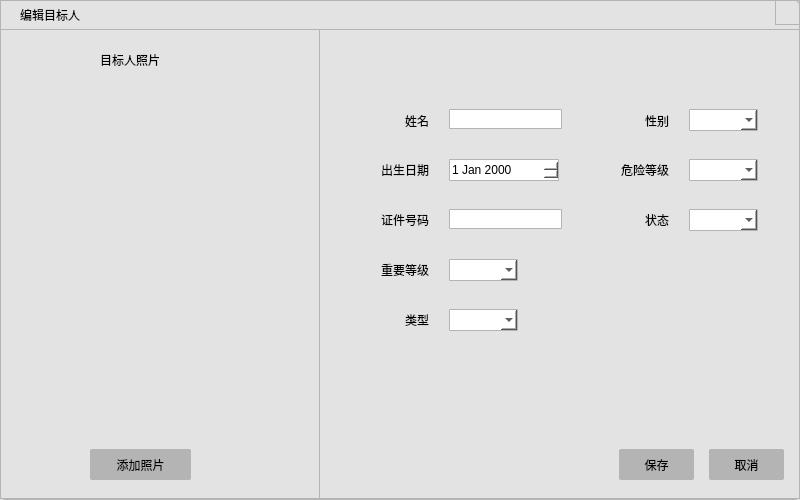
<?xml version="1.0" encoding="UTF-8"?>
<ui version="4.0">
 <class>EditTargetPerson</class>
 <widget class="QWidget" name="EditTargetPerson">
  <property name="geometry">
   <rect>
    <x>0</x>
    <y>0</y>
    <width>800</width>
    <height>500</height>
   </rect>
  </property>
  <property name="windowTitle">
   <string>Form</string>
  </property>
  <property name="styleSheet">
   <string notr="true">background-color: rgb(227, 227, 227);
border:1px solid rgb(180,180,180);
border-radius:5px</string>
  </property>
  <widget class="QWidget" name="widget" native="true">
   <property name="geometry">
    <rect>
     <x>0</x>
     <y>0</y>
     <width>800</width>
     <height>30</height>
    </rect>
   </property>
   <property name="minimumSize">
    <size>
     <width>0</width>
     <height>30</height>
    </size>
   </property>
   <property name="maximumSize">
    <size>
     <width>16777215</width>
     <height>30</height>
    </size>
   </property>
   <property name="styleSheet">
    <string notr="true">border-radius:0px;</string>
   </property>
   <widget class="QLabel" name="label">
    <property name="geometry">
     <rect>
      <x>20</x>
      <y>1</y>
      <width>80</width>
      <height>28</height>
     </rect>
    </property>
    <property name="minimumSize">
     <size>
      <width>0</width>
      <height>28</height>
     </size>
    </property>
    <property name="maximumSize">
     <size>
      <width>16777215</width>
      <height>28</height>
     </size>
    </property>
    <property name="styleSheet">
     <string notr="true">font: 11pt &quot;黑体&quot;;
border:none</string>
    </property>
    <property name="text">
     <string>编辑目标人</string>
    </property>
   </widget>
   <widget class="QPushButton" name="m_btnClose">
    <property name="geometry">
     <rect>
      <x>775</x>
      <y>0</y>
      <width>25</width>
      <height>25</height>
     </rect>
    </property>
    <property name="minimumSize">
     <size>
      <width>25</width>
      <height>25</height>
     </size>
    </property>
    <property name="maximumSize">
     <size>
      <width>25</width>
      <height>25</height>
     </size>
    </property>
    <property name="styleSheet">
     <string notr="true">border-top-right-radius:5px;
border-top-left-radius:0px;
border-bottom-right-radius:0px;
border-bottom-left-radius:px;</string>
    </property>
    <property name="text">
     <string/>
    </property>
   </widget>
  </widget>
  <widget class="QWidget" name="widget_2" native="true">
   <property name="geometry">
    <rect>
     <x>0</x>
     <y>29</y>
     <width>800</width>
     <height>470</height>
    </rect>
   </property>
   <property name="styleSheet">
    <string notr="true">border-radius:0px</string>
   </property>
   <widget class="QWidget" name="widget_3" native="true">
    <property name="geometry">
     <rect>
      <x>0</x>
      <y>0</y>
      <width>320</width>
      <height>470</height>
     </rect>
    </property>
    <widget class="QLabel" name="label_2">
     <property name="geometry">
      <rect>
       <x>100</x>
       <y>20</y>
       <width>111</width>
       <height>21</height>
      </rect>
     </property>
     <property name="styleSheet">
      <string notr="true">font: 14pt &quot;黑体&quot;;
border:none</string>
     </property>
     <property name="text">
      <string>目标人照片</string>
     </property>
    </widget>
    <widget class="QTableWidget" name="m_table">
     <property name="geometry">
      <rect>
       <x>1</x>
       <y>61</y>
       <width>318</width>
       <height>331</height>
      </rect>
     </property>
     <property name="styleSheet">
      <string notr="true">border:none</string>
     </property>
    </widget>
    <widget class="QPushButton" name="m_btnAddImage">
     <property name="geometry">
      <rect>
       <x>90</x>
       <y>420</y>
       <width>101</width>
       <height>31</height>
      </rect>
     </property>
     <property name="sizePolicy">
      <sizepolicy hsizetype="Fixed" vsizetype="Fixed">
       <horstretch>0</horstretch>
       <verstretch>0</verstretch>
      </sizepolicy>
     </property>
     <property name="styleSheet">
      <string notr="true">font: 14pt &quot;黑体&quot;;
border: none;
border-radius: 2px;
background-color:rgb(180,180,180)</string>
     </property>
     <property name="text">
      <string>添加照片</string>
     </property>
    </widget>
   </widget>
   <widget class="QWidget" name="widget_4" native="true">
    <property name="geometry">
     <rect>
      <x>319</x>
      <y>0</y>
      <width>481</width>
      <height>470</height>
     </rect>
    </property>
    <widget class="QLabel" name="label_3">
     <property name="geometry">
      <rect>
       <x>50</x>
       <y>81</y>
       <width>60</width>
       <height>21</height>
      </rect>
     </property>
     <property name="styleSheet">
      <string notr="true">border:none;
font: 11pt &quot;黑体&quot;;</string>
     </property>
     <property name="text">
      <string>姓名</string>
     </property>
     <property name="alignment">
      <set>Qt::AlignRight|Qt::AlignTrailing|Qt::AlignVCenter</set>
     </property>
    </widget>
    <widget class="QLabel" name="label_4">
     <property name="geometry">
      <rect>
       <x>39</x>
       <y>130</y>
       <width>71</width>
       <height>21</height>
      </rect>
     </property>
     <property name="styleSheet">
      <string notr="true">border:none;
font: 11pt &quot;黑体&quot;;</string>
     </property>
     <property name="text">
      <string>出生日期</string>
     </property>
     <property name="alignment">
      <set>Qt::AlignRight|Qt::AlignTrailing|Qt::AlignVCenter</set>
     </property>
    </widget>
    <widget class="QLabel" name="label_5">
     <property name="geometry">
      <rect>
       <x>29</x>
       <y>180</y>
       <width>81</width>
       <height>21</height>
      </rect>
     </property>
     <property name="styleSheet">
      <string notr="true">border:none;
font: 11pt &quot;黑体&quot;;</string>
     </property>
     <property name="text">
      <string>证件号码</string>
     </property>
     <property name="alignment">
      <set>Qt::AlignRight|Qt::AlignTrailing|Qt::AlignVCenter</set>
     </property>
    </widget>
    <widget class="QLabel" name="label_6">
     <property name="geometry">
      <rect>
       <x>39</x>
       <y>230</y>
       <width>71</width>
       <height>21</height>
      </rect>
     </property>
     <property name="styleSheet">
      <string notr="true">border:none;
font: 11pt &quot;黑体&quot;;</string>
     </property>
     <property name="text">
      <string>重要等级</string>
     </property>
     <property name="alignment">
      <set>Qt::AlignRight|Qt::AlignTrailing|Qt::AlignVCenter</set>
     </property>
    </widget>
    <widget class="QLabel" name="label_7">
     <property name="geometry">
      <rect>
       <x>50</x>
       <y>280</y>
       <width>60</width>
       <height>21</height>
      </rect>
     </property>
     <property name="styleSheet">
      <string notr="true">border:none;
font: 11pt &quot;黑体&quot;;</string>
     </property>
     <property name="text">
      <string>类型</string>
     </property>
     <property name="alignment">
      <set>Qt::AlignRight|Qt::AlignTrailing|Qt::AlignVCenter</set>
     </property>
    </widget>
    <widget class="QLineEdit" name="lineEdit">
     <property name="geometry">
      <rect>
       <x>130</x>
       <y>80</y>
       <width>113</width>
       <height>20</height>
      </rect>
     </property>
     <property name="styleSheet">
      <string notr="true">border-radius:1px;
background-color: rgb(255, 255, 255);</string>
     </property>
    </widget>
    <widget class="QDateEdit" name="dateEdit">
     <property name="geometry">
      <rect>
       <x>130</x>
       <y>130</y>
       <width>110</width>
       <height>22</height>
      </rect>
     </property>
     <property name="styleSheet">
      <string notr="true">border-radius:1px;
background-color: rgb(255, 255, 255);</string>
     </property>
    </widget>
    <widget class="QLineEdit" name="lineEdit_2">
     <property name="geometry">
      <rect>
       <x>130</x>
       <y>180</y>
       <width>113</width>
       <height>20</height>
      </rect>
     </property>
     <property name="styleSheet">
      <string notr="true">border-radius:1px;
background-color: rgb(255, 255, 255);</string>
     </property>
    </widget>
    <widget class="QComboBox" name="comboBox">
     <property name="geometry">
      <rect>
       <x>130</x>
       <y>230</y>
       <width>69</width>
       <height>22</height>
      </rect>
     </property>
     <property name="styleSheet">
      <string notr="true">border-radius:1px;
background-color: rgb(255, 255, 255);</string>
     </property>
    </widget>
    <widget class="QComboBox" name="comboBox_2">
     <property name="geometry">
      <rect>
       <x>130</x>
       <y>280</y>
       <width>69</width>
       <height>22</height>
      </rect>
     </property>
     <property name="styleSheet">
      <string notr="true">border-radius:1px;
background-color: rgb(255, 255, 255);</string>
     </property>
    </widget>
    <widget class="QLabel" name="label_8">
     <property name="geometry">
      <rect>
       <x>290</x>
       <y>82</y>
       <width>60</width>
       <height>20</height>
      </rect>
     </property>
     <property name="styleSheet">
      <string notr="true">border:none;
font: 11pt &quot;黑体&quot;;</string>
     </property>
     <property name="text">
      <string>性别</string>
     </property>
     <property name="alignment">
      <set>Qt::AlignRight|Qt::AlignTrailing|Qt::AlignVCenter</set>
     </property>
    </widget>
    <widget class="QLabel" name="label_9">
     <property name="geometry">
      <rect>
       <x>269</x>
       <y>130</y>
       <width>81</width>
       <height>21</height>
      </rect>
     </property>
     <property name="styleSheet">
      <string notr="true">border:none;
font: 11pt &quot;黑体&quot;;</string>
     </property>
     <property name="text">
      <string>危险等级</string>
     </property>
     <property name="alignment">
      <set>Qt::AlignRight|Qt::AlignTrailing|Qt::AlignVCenter</set>
     </property>
    </widget>
    <widget class="QLabel" name="label_10">
     <property name="geometry">
      <rect>
       <x>290</x>
       <y>180</y>
       <width>60</width>
       <height>21</height>
      </rect>
     </property>
     <property name="styleSheet">
      <string notr="true">border:none;
font: 11pt &quot;黑体&quot;;</string>
     </property>
     <property name="text">
      <string>状态</string>
     </property>
     <property name="alignment">
      <set>Qt::AlignRight|Qt::AlignTrailing|Qt::AlignVCenter</set>
     </property>
    </widget>
    <widget class="QComboBox" name="comboBox_3">
     <property name="geometry">
      <rect>
       <x>370</x>
       <y>80</y>
       <width>69</width>
       <height>22</height>
      </rect>
     </property>
     <property name="styleSheet">
      <string notr="true">border-radius:1px;
background-color: rgb(255, 255, 255);</string>
     </property>
    </widget>
    <widget class="QComboBox" name="comboBox_4">
     <property name="geometry">
      <rect>
       <x>370</x>
       <y>130</y>
       <width>69</width>
       <height>22</height>
      </rect>
     </property>
     <property name="styleSheet">
      <string notr="true">border-radius:1px;
background-color: rgb(255, 255, 255);</string>
     </property>
    </widget>
    <widget class="QComboBox" name="comboBox_5">
     <property name="geometry">
      <rect>
       <x>370</x>
       <y>180</y>
       <width>69</width>
       <height>22</height>
      </rect>
     </property>
     <property name="styleSheet">
      <string notr="true">border-radius:1px;
background-color: rgb(255, 255, 255);</string>
     </property>
    </widget>
    <widget class="QPushButton" name="m_btnSave">
     <property name="geometry">
      <rect>
       <x>300</x>
       <y>420</y>
       <width>75</width>
       <height>31</height>
      </rect>
     </property>
     <property name="styleSheet">
      <string notr="true">font: 14pt &quot;黑体&quot;;
border: none;
border-radius: 2px;
background-color:rgb(180,180,180)</string>
     </property>
     <property name="text">
      <string>保存</string>
     </property>
    </widget>
    <widget class="QPushButton" name="m_btnCancel">
     <property name="geometry">
      <rect>
       <x>390</x>
       <y>420</y>
       <width>75</width>
       <height>31</height>
      </rect>
     </property>
     <property name="styleSheet">
      <string notr="true">font: 14pt &quot;黑体&quot;;
border: none;
border-radius: 2px;
background-color:rgb(180,180,180)</string>
     </property>
     <property name="text">
      <string>取消</string>
     </property>
    </widget>
   </widget>
  </widget>
 </widget>
 <resources/>
 <connections/>
</ui>
